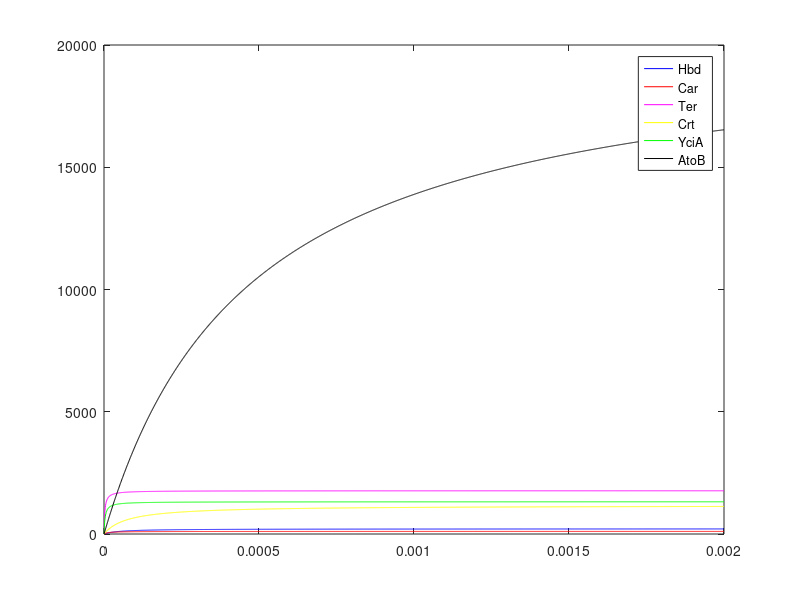

Here is the MATLAB script that generated this plot:


function bottleneck_plots()

% Comparison of enzymes
figure
% hdb
plot([0:0.000001:0.002],hdp([0:0.000001:0.002],336.408402,5e-05,7e-05),'b')%201.8450412
hold on
% Car
plot([0:0.000001:0.002],car([0:0.000001:0.002],150,1.3e-05,4.8e-05,0.000115,1.3e-05),'r')
% Ter
plot([0:0.000001:0.002],ter([0:0.000001:0.002],1881.62,2.7e-06,5.2e-06,1.98e-07),'m')
hold on
% crt
plot([0:0.000001:0.002],crt_ycia([0:0.000001:0.002],1168.85,7.5e-05),'y')
% ycia
plot([0:0.000001:0.002],crt_ycia([0:0.000001:0.002],1320,3.5e-06),'g')
% AtoB
plot([0:0.000001:0.002],crt_ycia([0:0.000001:0.002],20418.3,0.00047),'k')
legend('Hbd','Car','Ter','Crt','YciA','AtoB')

end

function [val] = atob(substratea,Kcat,Kma)

val = Kcat.*(substratea.*substratea)./ ...
    (substratea.*substratea+Kma.*substratea+Kma.*substratea);
end

function [val] = hdp(A,kcat,kma,kmb)
nadph = 0.00012;

val = kcat.*A.*nadph./(A.*nadph+kmb.*A+kma.*nadph+kma.*kmb);

end

function [val] = car(substratea,Kcat,Kma,Kmb,Kmc,Kia)

substrateb = 0.00012;
substratec = 0.0096;

val = (Kcat.*substratea.*substrateb.*substratec)./ ... 
    (Kia.*Kmb.*substratec+Kmc.*substratea.*substrateb+Kmb.*substratea.*substratec+ ... 
    Kma.*substrateb.*substratec+substratea.*substrateb.*substratec);
end

function [val] = ter(substratea,Kcat,Kma,Kmb,Kia)

substrateb = 8.3e-05;

val = (Kcat.*substratea.*substrateb)./ ...
    (substratea.*substrateb+Kmb.*substratea+Kma.*substrateb+Kia.*Kmb);
end

% These both are basic Michaelis-Menten
function [val] = crt_ycia(substrate,Kcat,Km)

val = Kcat.*substrate./(Km+substrate);

end
